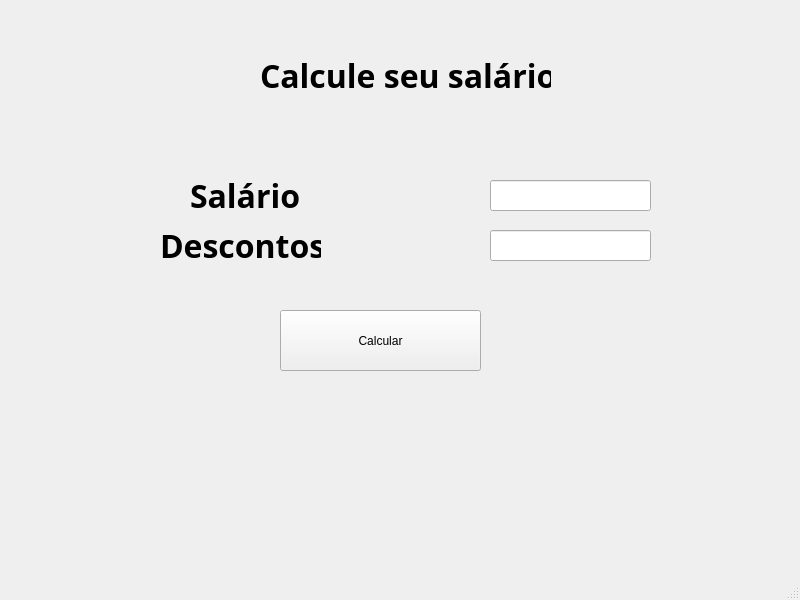
<?xml version="1.0" encoding="UTF-8"?>
<ui version="4.0">
 <class>MainWindow</class>
 <widget class="QMainWindow" name="MainWindow">
  <property name="geometry">
   <rect>
    <x>0</x>
    <y>0</y>
    <width>800</width>
    <height>600</height>
   </rect>
  </property>
  <property name="windowTitle">
   <string>MainWindow</string>
  </property>
  <widget class="QWidget" name="centralwidget">
   <widget class="QLabel" name="label">
    <property name="geometry">
     <rect>
      <x>260</x>
      <y>50</y>
      <width>291</width>
      <height>51</height>
     </rect>
    </property>
    <property name="font">
     <font>
      <family>Segoe UI Black</family>
      <pointsize>24</pointsize>
      <weight>75</weight>
      <bold>true</bold>
     </font>
    </property>
    <property name="text">
     <string>Calcule seu salário</string>
    </property>
   </widget>
   <widget class="QLabel" name="label_2">
    <property name="geometry">
     <rect>
      <x>190</x>
      <y>170</y>
      <width>111</width>
      <height>51</height>
     </rect>
    </property>
    <property name="font">
     <font>
      <family>Segoe UI Black</family>
      <pointsize>24</pointsize>
      <weight>75</weight>
      <bold>true</bold>
     </font>
    </property>
    <property name="text">
     <string>Salário</string>
    </property>
   </widget>
   <widget class="QLabel" name="label_3">
    <property name="geometry">
     <rect>
      <x>160</x>
      <y>220</y>
      <width>161</width>
      <height>51</height>
     </rect>
    </property>
    <property name="font">
     <font>
      <family>Segoe UI Black</family>
      <pointsize>24</pointsize>
      <weight>75</weight>
      <bold>true</bold>
     </font>
    </property>
    <property name="text">
     <string>Descontos</string>
    </property>
   </widget>
   <widget class="QLineEdit" name="infoSalario">
    <property name="geometry">
     <rect>
      <x>490</x>
      <y>180</y>
      <width>161</width>
      <height>31</height>
     </rect>
    </property>
   </widget>
   <widget class="QLineEdit" name="infoDescontos">
    <property name="geometry">
     <rect>
      <x>490</x>
      <y>230</y>
      <width>161</width>
      <height>31</height>
     </rect>
    </property>
   </widget>
   <widget class="QPushButton" name="btnCalcular">
    <property name="geometry">
     <rect>
      <x>280</x>
      <y>310</y>
      <width>201</width>
      <height>61</height>
     </rect>
    </property>
    <property name="text">
     <string>Calcular</string>
    </property>
   </widget>
   <widget class="QLabel" name="lblResultado">
    <property name="geometry">
     <rect>
      <x>160</x>
      <y>410</y>
      <width>421</width>
      <height>91</height>
     </rect>
    </property>
    <property name="font">
     <font>
      <family>Arial Black</family>
      <pointsize>26</pointsize>
      <weight>75</weight>
      <bold>true</bold>
     </font>
    </property>
    <property name="text">
     <string/>
    </property>
    <property name="alignment">
     <set>Qt::AlignCenter</set>
    </property>
   </widget>
  </widget>
  <widget class="QMenuBar" name="menubar">
   <property name="geometry">
    <rect>
     <x>0</x>
     <y>0</y>
     <width>800</width>
     <height>21</height>
    </rect>
   </property>
  </widget>
  <widget class="QStatusBar" name="statusbar"/>
 </widget>
 <resources/>
 <connections/>
</ui>
